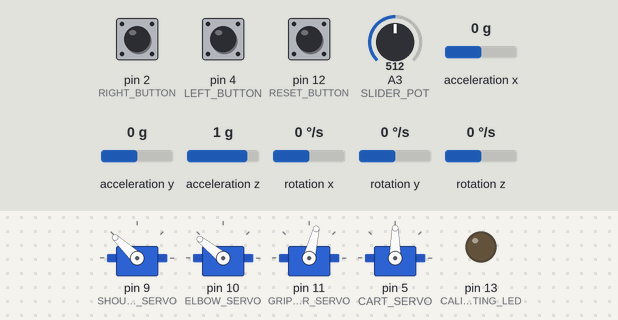
Bench run of a sketch on a simulated Arduino Uno, built with avr-gcc and run on an emulated ATmega328P. Parts: 4 × servo, output pins drawn as LEDs (lit = HIGH). Inputs (shaded band) come from the test bench; at power-on: acceleration x 0 g, pin 12 (RESET_BUTTON) HIGH, A3 (SLIDER_POT) = 512, acceleration y 0 g, pin 2 (RIGHT_BUTTON) HIGH, pin 4 (LEFT_BUTTON) HIGH, acceleration z 1 g, rotation x 0 °/s, rotation y 0 °/s, rotation z 0 °/s.

Above: at 4.2 s.
4.3 s: acceleration x set to -0.6 g
5.8 s: acceleration x set to -0.9 g
At 7.6 s:
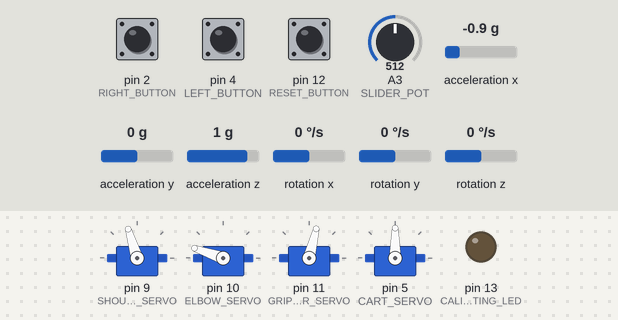
8.8 s: pin 12 (RESET_BUTTON) pulled LOW for 0.15 s
At 10.1 s:
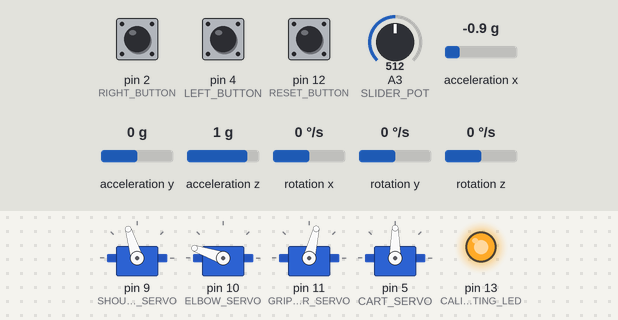
11.9 s: A3 (SLIDER_POT) set to 716
At 13.8 s:
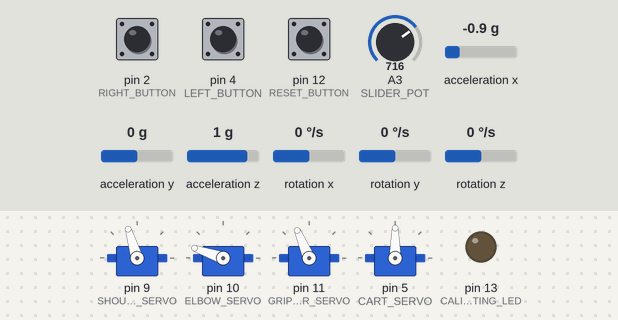
14.1 s: acceleration y set to -0.2 g
At 15.7 s:
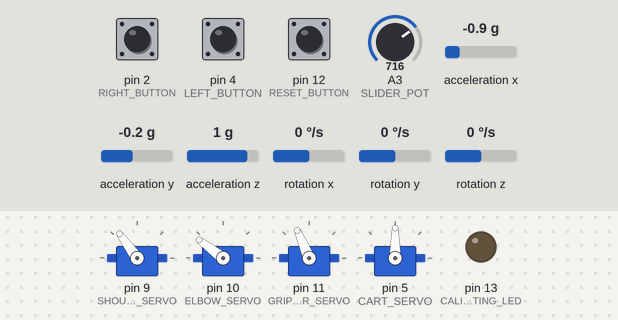
17.1 s: pin 2 (RIGHT_BUTTON) pulled LOW for 0.15 s
At 17.19 s:
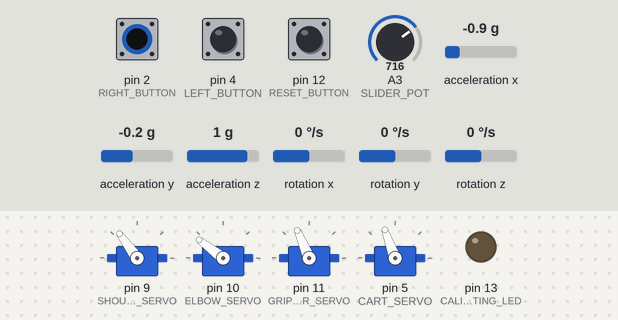
Timing chart, 0 to 19.7 s (numbered marks = the images above; inputs shaded):
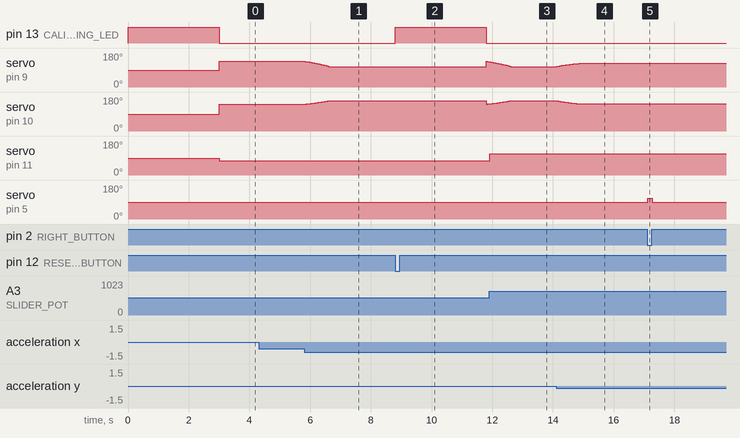

Measured:
- the behaviour switches between -0.7 and -0.8 g on acceleration x (found by bisection; images 0 and 1)
- the behaviour switches between 0 and -0.1 g on acceleration y (found by bisection; images 3 and 4)
- after the input at 4.3 s, every drawn part: stays the same
- after the input at 5.8 s, servo on pin 9 (SHOULDER_SERVO): moves from 137° to 107° over 0.82 s, starting at once; servo on pin 10 (ELBOW_SERVO): moves from 141° to 161° over 0.80 s, starting at once
- after the input at 8.8 s, pin 13 (CALIBRATING_LED): LOW → HIGH at once, → LOW 3.0 s later; servo on pin 9 (SHOULDER_SERVO): 107° → 133° after 3.0 s; servo on pin 10 (ELBOW_SERVO): 161° → 144° after 3.0 s
- after the input at 11.9 s, servo on pin 11 (GRIPPER_SERVO): 76° → 113° at once
- after the input at 14.1 s, servo on pin 9 (SHOULDER_SERVO): moves from 107° to 126° over 0.82 s, starting at once; servo on pin 10 (ELBOW_SERVO): moves from 161° to 143° over 0.78 s, starting at once
- after the input at 17.1 s, servo on pin 5 (CART_SERVO): 90° → 110° at once, → 90° 0.14 s later

The sketch:

robotic_arm_code.ino
```cpp
#include <MPU6050_light.h>
#include <Wire.h>
#include <Servo.h>

// ARM LENGTH CONSTANTS
#define SHOULDER_LENGTH 5 // shoulder/short length (screw to screw)
#define FOREARM_LENGTH 8 // long length + 1/2 gripper (screw to screw)

// GRIPPER POSITION CONSTRAINTS
#define MAX_RADIUS sqrt(SHOULDER_LENGTH * SHOULDER_LENGTH + FOREARM_LENGTH * FOREARM_LENGTH)
#define MIN_X FOREARM_LENGTH
#define MAX_X MAX_RADIUS
#define MIN_Y FOREARM_LENGTH
#define MAX_Y MAX_RADIUS

// MOVEMENT THRESHOLD AND SCALE
#define MOVEMENT_SCALE 50
#define ANGLE_THRESHOLD 35
#define CART_SPEED 20

// PIN DEFINITIONS
#define SLIDER_POT A3
#define RIGHT_BUTTON 2
#define CART_SERVO 5
#define LEFT_BUTTON 4
#define SHOULDER_SERVO 9
#define ELBOW_SERVO 10
#define GRIPPER_SERVO 11
#define RESET_BUTTON 12
#define CALIBRATING_LED 13

// OBJECTS
MPU6050 mpu(Wire);
Servo shoulderServo;
Servo elbowServo;
Servo gripperServo;
Servo cartServo;

// GLOBAL VARIABLES
float gripperXPos = (MIN_X+MAX_X)/2;
float gripperYPos = (MIN_Y+MAX_Y)/2;
float angX = 0;
float angY = 0;
float angZ = 0;
float shoulderAngle;
float elbowAngle;
int gripperRot = 0;
int slidePos = 0;
int cartSpeed = 0;
bool goRight = false;
bool goLeft = false;

unsigned long timer = 0;

void setup() {
  // GENERAL SETUP (pinModes and attachments)
  //Serial.begin(9600);
  pinMode(CALIBRATING_LED, OUTPUT);
  pinMode(RESET_BUTTON, INPUT_PULLUP);
  pinMode(RIGHT_BUTTON, INPUT_PULLUP);
  pinMode(LEFT_BUTTON, INPUT_PULLUP);
  pinMode(SLIDER_POT, INPUT);
  shoulderServo.attach(SHOULDER_SERVO);
  elbowServo.attach(ELBOW_SERVO);
  gripperServo.attach(GRIPPER_SERVO);

  // CART SETUP
  // Write before attach to define starting state (stopped)
  // 0 - turn one way, 180 - other way, 90 - stop
  cartServo.write(90);
  cartServo.attach(CART_SERVO);

  // SENSOR SETUP
  Wire.begin();
  mpu.begin();
  calibrate();
}

void loop() {
  checkReset();
  readSensors();
  determineMovement();
  controlArm();
  controlGripper();
  controlCart();
  //printData();
}

// CALL ON CALIBRATE METHOD FROM MPU LIBRARY
void calibrate() {
  digitalWrite(CALIBRATING_LED, HIGH);
  mpu.calcGyroOffsets();
  digitalWrite(CALIBRATING_LED, LOW);
}

// CALL ON CALIBRATE IF RESET BUTTON PRESSED
void checkReset() {
  if(!digitalRead(RESET_BUTTON)) {
    cartServo.write(90);
    gripperXPos = (MIN_X+MAX_X)/2;
    gripperYPos = (MIN_Y+MAX_Y)/2;
    cartSpeed = 0; // 0 for stopped, CART_SPEED for right, -CART_SPEED for left
    calibrate();
  }
}

// READ ANGLES FROM MPU6050, ADJUST SIGN DEPENDING ON MPU ORIENTATION
// READ SLIDE POTENTIOMETER FOR GRIPPER
// READ BUTTONS TO DETERMINE WHERE TO MOVE CART
void readSensors() {
  mpu.update();
  angX = mpu.getAngleX();
  angY = mpu.getAngleY();
  angZ = -mpu.getAngleZ();

  slidePos = analogRead(SLIDER_POT);
  goRight = !digitalRead(RIGHT_BUTTON);
  goLeft = !digitalRead(LEFT_BUTTON);
}

// CALCULATE XY-COORDINATES BASED ON CALCULATED ANGLES
// MAP SLIDER POTENTIOMETER RAW VALUE
void determineMovement() {
  gripperXPos = constrain(gripperXPos + floor(angX / ANGLE_THRESHOLD) / MOVEMENT_SCALE, MIN_X, MAX_X);
  gripperYPos = constrain(gripperYPos + floor(angY / ANGLE_THRESHOLD) / MOVEMENT_SCALE, MIN_Y, MAX_Y);

  gripperRot = constrain(map(slidePos, 100, 750, 0, 120), 0, 120);
}

// SET CART SPEED BASED ON MOVEMENT BUTTON PRESSED
void controlCart() {
  if(goRight) {
    cartSpeed = 90 + CART_SPEED;
    cartServo.write(cartSpeed);
  }
  else if(goLeft) {
    cartSpeed = 90 - CART_SPEED;
    cartServo.write(cartSpeed);
  }
  else {
    cartSpeed = 90;
    cartServo.write(cartSpeed);
  }
  delay(10);
  return;
}

// WRITE THE CALCULATED ANGLE TO THE GRIPPER SERVO
void controlGripper() {
  gripperServo.write(gripperRot);
  delay(10);
  return;
}

// PRINT CURRENT EXPECTED CART SPEED
void printData() {
  if((millis()-timer)>10) // print data every 10ms
  {
    Serial.print("cart speed: ");
    Serial.print(cartSpeed);
    Serial.println();
    timer = millis();
  }
}

// CALCULATE THE INVERSE KINEMATICS BASED ON XY-COORDINATES AND WHICH SERVO
float inverseKinematics(float x, float y, byte servo_num) {
  double cb = (-sq(SHOULDER_LENGTH) - sq(FOREARM_LENGTH) + sq(x) + sq(y)) / (2 * (SHOULDER_LENGTH) * (FOREARM_LENGTH));
  double sbin = 1 - (sq(cb));
  double sb = sqrt(sbin);
  if (servo_num == SHOULDER_SERVO) {
    long double ca = ((x*SHOULDER_LENGTH)+(x*FOREARM_LENGTH*cb)+(y*FOREARM_LENGTH*sb))/(sq(x)+sq(y));
    double sain = 1 - (sq(ca));
    double sa = sqrt(sain);
    return (atan2(sa,ca)) * (180/PI);
  }
  else if (servo_num == ELBOW_SERVO) {
    return (atan2(sb,cb)) * (180/PI);
  }
}

// MOVE SERVO POSITIONS TO CALCULATED ANGLES
void controlArm() {
  shoulderAngle = constrain(180-2*(inverseKinematics(gripperXPos, gripperYPos, SHOULDER_SERVO)),0,180);
  elbowAngle = 180-constrain(inverseKinematics(gripperXPos, gripperYPos, ELBOW_SERVO),0,180);
  shoulderServo.write(shoulderAngle);
  elbowServo.write(elbowAngle);
  return;
}
```
